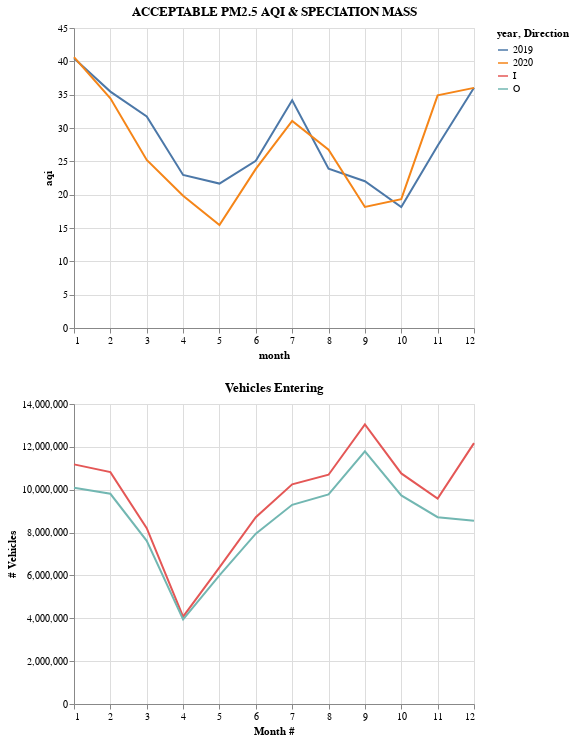

Write notebook code for a chart like this one.
### Code cell
alt.vconcat(
    pm25a_chart,
    bridges_chart
)

### Figure 1 — Vega-Lite specification as saved in the notebook (floating-point values rounded to 4 significant figures)
{"config": {"view": {"continuousWidth": 400, "continuousHeight": 300}}, "vconcat": [{"layer": [{"data": {"name": "data-a88e0582ee6fa71e63169e8b11f33d72"}, "mark": "line", "encoding": {"color": {"type": "nominal", "field": "year"}, "x": {"type": "quantitative", "field": "month"}, "y": {"type": "quantitative", "field": "aqi"}}}, {"data": {"name": "data-02d663f5b2fd70a15ce4938244e41769"}, "mark": "line", "encoding": {"color": {"type": "nominal", "field": "year"}, "x": {"type": "quantitative", "field": "month"}, "y": {"type": "quantitative", "field": "aqi"}}}], "title": "ACCEPTABLE PM2.5 AQI & SPECIATION MASS"}, {"layer": [{"data": {"name": "data-b2880aba563b7b9ec426b49214baf824"}, "mark": "line", "encoding": {"color": {"type": "nominal", "field": "Direction"}, "x": {"type": "quantitative", "field": "month", "title": "Month #"}, "y": {"type": "quantitative", "field": "Sum_Total_Vehicles", "title": "# Vehicles"}}, "title": "Vehicles Entering"}, {"data": {"name": "data-a05adcc2cc9cf575c88de223add062bf"}, "mark": "line", "encoding": {"color": {"type": "nominal", "field": "Direction"}, "x": {"type": "quantitative", "field": "month", "title": "Month #"}, "y": {"type": "quantitative", "field": "Sum_Total_Vehicles", "title": "# Vehicles"}}, "title": "Vehicles Exiting via Bridge"}]}], "$schema": "https://vega.github.io/schema/vega-lite/v4.8.1.json", "datasets": {"data-a88e0582ee6fa71e63169e8b11f33d72": [{"date_month": "2019-08-01", "aqi": 23.91, "arithmetic_mean": 5.758, "units_of_measure": "Micrograms/cubic meter (LC)", "parameter": "Acceptable PM2.5 AQI & Speciation Mass", "year": 2019, "month": 8}, {"date_month": "2019-04-01", "aqi": 22.95, "arithmetic_mean": 5.491, "units_of_measure": "Micrograms/cubic meter (LC)", "parameter": "Acceptable PM2.5 AQI & Speciation Mass", "year": 2019, "month": 4}, {"date_month": "2019-01-01", "aqi": 40.46, "arithmetic_mean": 9.833, "units_of_measure": "Micrograms/cubic meter (LC)", "parameter": "Acceptable PM2.5 AQI & Speciation Mass", "year": 2019, "month": 1}, {"date_month": "2019-12-01", "aqi": 36.04, "arithmetic_mean": 8.892, "units_of_measure": "Micrograms/cubic meter (LC)", "parameter": "Acceptable PM2.5 AQI & Speciation Mass", "year": 2019, "month": 12}, {"date_month": "2019-03-01", "aqi": 31.74, "arithmetic_mean": 7.659, "units_of_measure": "Micrograms/cubic meter (LC)", "parameter": "Acceptable PM2.5 AQI & Speciation Mass", "year": 2019, "month": 3}, {"date_month": "2019-02-01", "aqi": 35.46, "arithmetic_mean": 8.812, "units_of_measure": "Micrograms/cubic meter (LC)", "parameter": "Acceptable PM2.5 AQI & Speciation Mass", "year": 2019, "month": 2}, {"date_month": "2019-10-01", "aqi": 18.16, "arithmetic_mean": 4.35, "units_of_measure": "Micrograms/cubic meter (LC)", "parameter": "Acceptable PM2.5 AQI & Speciation Mass", "year": 2019, "month": 10}, {"date_month": "2019-09-01", "aqi": 22.01, "arithmetic_mean": 5.278, "units_of_measure": "Micrograms/cubic meter (LC)", "parameter": "Acceptable PM2.5 AQI & Speciation Mass", "year": 2019, "month": 9}, {"date_month": "2019-05-01", "aqi": 21.66, "arithmetic_mean": 5.188, "units_of_measure": "Micrograms/cubic meter (LC)", "parameter": "Acceptable PM2.5 AQI & Speciation Mass", "year": 2019, "month": 5}, {"date_month": "2019-11-01", "aqi": 27.34, "arithmetic_mean": 6.682, "units_of_measure": "Micrograms/cubic meter (LC)", "parameter": "Acceptable PM2.5 AQI & Speciation Mass", "year": 2019, "month": 11}, {"date_month": "2019-06-01", "aqi": 25.07, "arithmetic_mean": 6.03, "units_of_measure": "Micrograms/cubic meter (LC)", "parameter": "Acceptable PM2.5 AQI & Speciation Mass", "year": 2019, "month": 6}, {"date_month": "2019-07-01", "aqi": 34.17, "arithmetic_mean": 8.526, "units_of_measure": "Micrograms/cubic meter (LC)", "parameter": "Acceptable PM2.5 AQI & Speciation Mass", "year": 2019, "month": 7}], "data-02d663f5b2fd70a15ce4938244e41769": [{"date_month": "2020-01-01", "aqi": 40.64, "arithmetic_mean": 10.05, "units_of_measure": "Micrograms/cubic meter (LC)", "parameter": "Acceptable PM2.5 AQI & Speciation Mass", "year": 2020, "month": 1}, {"date_month": "2020-12-01", "aqi": 36.02, "arithmetic_mean": 8.846, "units_of_measure": "Micrograms/cubic meter (LC)", "parameter": "Acceptable PM2.5 AQI & Speciation Mass", "year": 2020, "month": 12}, {"date_month": "2020-06-01", "aqi": 23.86, "arithmetic_mean": 5.714, "units_of_measure": "Micrograms/cubic meter (LC)", "parameter": "Acceptable PM2.5 AQI & Speciation Mass", "year": 2020, "month": 6}, {"date_month": "2020-09-01", "aqi": 18.16, "arithmetic_mean": 4.488, "units_of_measure": "Micrograms/cubic meter (LC)", "parameter": "Acceptable PM2.5 AQI & Speciation Mass", "year": 2020, "month": 9}, {"date_month": "2020-07-01", "aqi": 31.07, "arithmetic_mean": 7.588, "units_of_measure": "Micrograms/cubic meter (LC)", "parameter": "Acceptable PM2.5 AQI & Speciation Mass", "year": 2020, "month": 7}, {"date_month": "2020-03-01", "aqi": 25.2, "arithmetic_mean": 6.043, "units_of_measure": "Micrograms/cubic meter (LC)", "parameter": "Acceptable PM2.5 AQI & Speciation Mass", "year": 2020, "month": 3}, {"date_month": "2020-10-01", "aqi": 19.32, "arithmetic_mean": 4.632, "units_of_measure": "Micrograms/cubic meter (LC)", "parameter": "Acceptable PM2.5 AQI & Speciation Mass", "year": 2020, "month": 10}, {"date_month": "2020-04-01", "aqi": 19.85, "arithmetic_mean": 4.735, "units_of_measure": "Micrograms/cubic meter (LC)", "parameter": "Acceptable PM2.5 AQI & Speciation Mass", "year": 2020, "month": 4}, {"date_month": "2020-02-01", "aqi": 34.46, "arithmetic_mean": 8.37, "units_of_measure": "Micrograms/cubic meter (LC)", "parameter": "Acceptable PM2.5 AQI & Speciation Mass", "year": 2020, "month": 2}, {"date_month": "2020-08-01", "aqi": 26.76, "arithmetic_mean": 6.467, "units_of_measure": "Micrograms/cubic meter (LC)", "parameter": "Acceptable PM2.5 AQI & Speciation Mass", "year": 2020, "month": 8}, {"date_month": "2020-11-01", "aqi": 34.9, "arithmetic_mean": 8.658, "units_of_measure": "Micrograms/cubic meter (LC)", "parameter": "Acceptable PM2.5 AQI & Speciation Mass", "year": 2020, "month": 11}, {"date_month": "2020-05-01", "aqi": 15.44, "arithmetic_mean": 3.715, "units_of_measure": "Micrograms/cubic meter (LC)", "parameter": "Acceptable PM2.5 AQI & Speciation Mass", "year": 2020, "month": 5}], "data-b2880aba563b7b9ec426b49214baf824": [{"month": 1, "Year": 2020, "Direction": "I", "Sum_Total_Vehicles": 11182799}, {"month": 2, "Year": 2020, "Direction": "I", "Sum_Total_Vehicles": 10820615}, {"month": 3, "Year": 2020, "Direction": "I", "Sum_Total_Vehicles": 8207076}, {"month": 4, "Year": 2020, "Direction": "I", "Sum_Total_Vehicles": 4078129}, {"month": 5, "Year": 2020, "Direction": "I", "Sum_Total_Vehicles": 6373429}, {"month": 6, "Year": 2020, "Direction": "I", "Sum_Total_Vehicles": 8719256}, {"month": 7, "Year": 2020, "Direction": "I", "Sum_Total_Vehicles": 10249764}, {"month": 8, "Year": 2020, "Direction": "I", "Sum_Total_Vehicles": 10698861}, {"month": 9, "Year": 2020, "Direction": "I", "Sum_Total_Vehicles": 13043607}, {"month": 10, "Year": 2020, "Direction": "I", "Sum_Total_Vehicles": 10760898}, {"month": 11, "Year": 2020, "Direction": "I", "Sum_Total_Vehicles": 9585643}, {"month": 12, "Year": 2020, "Direction": "I", "Sum_Total_Vehicles": 12172820}], "data-a05adcc2cc9cf575c88de223add062bf": [{"month": 1, "Year": 2020, "Direction": "O", "Sum_Total_Vehicles": 10096707}, {"month": 2, "Year": 2020, "Direction": "O", "Sum_Total_Vehicles": 9810655}, {"month": 3, "Year": 2020, "Direction": "O", "Sum_Total_Vehicles": 7615741}, {"month": 4, "Year": 2020, "Direction": "O", "Sum_Total_Vehicles": 3949695}, {"month": 5, "Year": 2020, "Direction": "O", "Sum_Total_Vehicles": 6005763}, {"month": 6, "Year": 2020, "Direction": "O", "Sum_Total_Vehicles": 7950297}, {"month": 7, "Year": 2020, "Direction": "O", "Sum_Total_Vehicles": 9296762}, {"month": 8, "Year": 2020, "Direction": "O", "Sum_Total_Vehicles": 9777402}, {"month": 9, "Year": 2020, "Direction": "O", "Sum_Total_Vehicles": 11794202}, {"month": 10, "Year": 2020, "Direction": "O", "Sum_Total_Vehicles": 9734459}, {"month": 11, "Year": 2020, "Direction": "O", "Sum_Total_Vehicles": 8719403}, {"month": 12, "Year": 2020, "Direction": "O", "Sum_Total_Vehicles": 8548733}]}}
